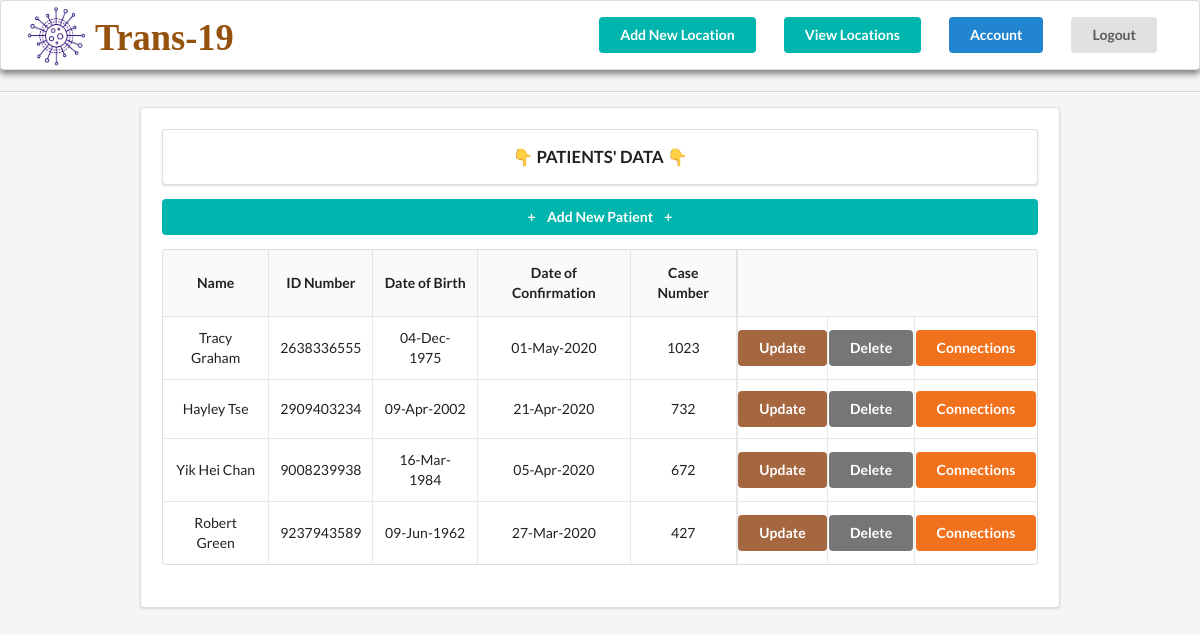
Before: / (signed in) with the older database file.
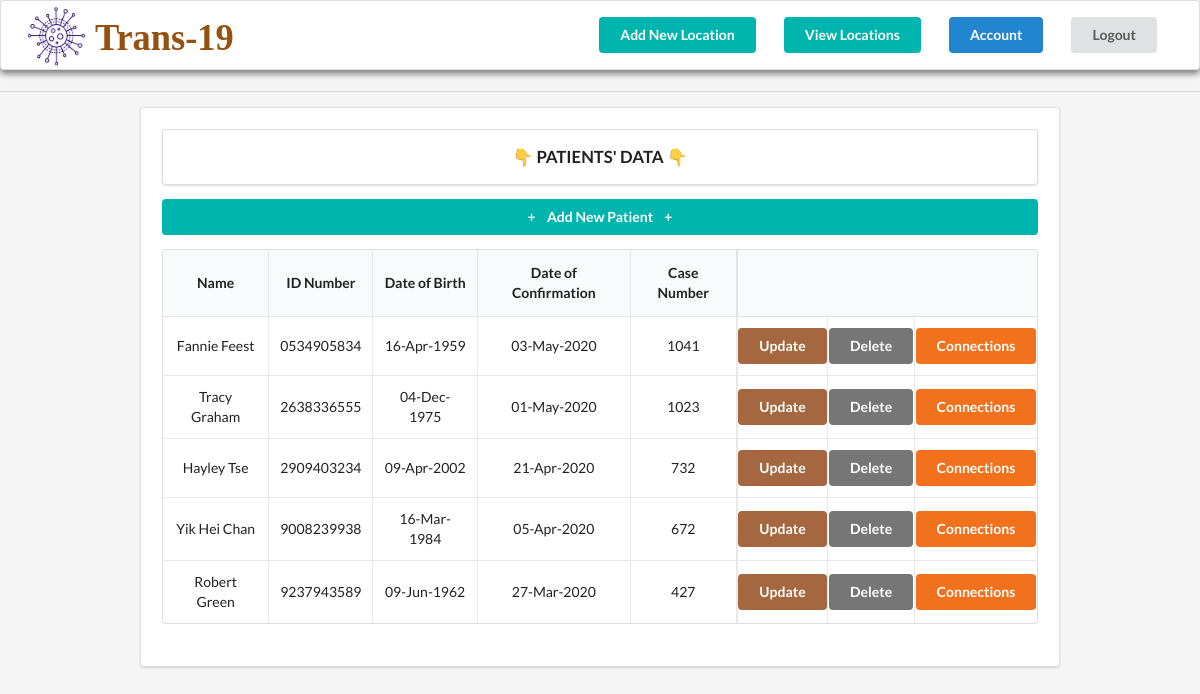
After: the same page with the newer database file.
### trans_19/models.py (models this page shows, shortened)
class Patient(models.Model):
    name = models.CharField('Name', max_length=30)
    idNum = models.CharField('ID Number', max_length=10)
    dateBirth = models.DateField('Date of Birth(YYYY-MM-DD)')
    dateConfi = models.DateField('Date of Confirmation(YYYY-MM-DD)')
    caseNum = models.IntegerField('Case Number')

### trans_19/views.py (the view)
# urls.py: path('', PatientsListView.as_view(),
class PatientsListView(LoginRequiredMixin, ListView):
    model = Patient
    template_name = 'patients/home.html'
    context_object_name = 'patients'
    ordering = ['-caseNum']

### trans_19/templates/patients/home.html (shortened to what this page needs)
{% extends "patients/index.html" %}
{% block content %}
<div class="ui divider"></div>
<div class="ui segment" style="margin:0 10em; padding: 1.5em;">
  <div class="ui segment" style="text-align: center; font-weight: 700; font-size: 1.2em;">👇 PATIENTS' DATA 👇
  </div>
  <table class="ui celled table" style="text-align: center; margin-bottom: 1.5em;">
    <div>
      <a class="ui teal button" href="{%url 'trans_19_addPatientRecord' %}" style="width: 100%;">+<span
          style="margin:0 0.8em">Add New
          Patient</span>+</a>
    </div>
    <thead>
      <tr>
        <th>Name</th>
        <th>ID Number</th>
        <th>Date of Birth</th>
        <th>Date of Confirmation</th>
        <th>Case Number</th>
        <th colspan="3" style="border-left:0.2em solid rgba(34,36,38,.1);"></th>
      </tr>
    </thead>
    <tbody>
      {% for patient in patients %}
      <tr class='patients' style="cursor:pointer;" onMouseOver="this.style.backgroundColor='rgb(240,240,240)'"
        onMouseOut="this.style.backgroundColor='rgb(255,255,255)'" data-href="{%url 'trans_19_patient' patient.id %}">
        <td id='Name'>{{patient.name}}</td>
        <td data-label="ID">{{patient.idNum}}</td>
        <td data-label="Birth">{{patient.dateBirth|date:"d-M-Y"}}</td>
        <td data-label="Confirm">{{patient.dateConfi|date:"d-M-Y"}}</td>
        <td data-label="CaseNum">{{patient.caseNum}}</td>
        <td style="border-left:0.2em solid rgba(34,36,38,.1); padding-left:0.05em; padding-right:0.05em; "><a
            class="ui brown button" href="{%url 'trans_19_updatePatientRecord' patient.id %}"
            style="margin:0">Update</a>
        </td>
        <td style="padding-left:0.05em; padding-right:0.05em;"><a class="ui grey button"
            href="{%url 'trans_19_deletePatientRecord' patient.id%}" style="margin:0">Delete</a>
        </td>
        <td style="padding-left:0.05em; padding-right:0.05em;"><a class="ui orange button"
            href="{%url 'trans_19_patient_connections' patient.id%}" style="margin:0">Connections</a>
        </td>
      </tr>
      {% endfor %}
    </tbody>
  </table>
</div>
{% endblock content %}

Changed rows visible on the page:
added Patient: name "Fannie Feest", idNum "0534905834", dateBirth "16-Apr-1959", dateConfi "03-May-2020", caseNum "1041"
